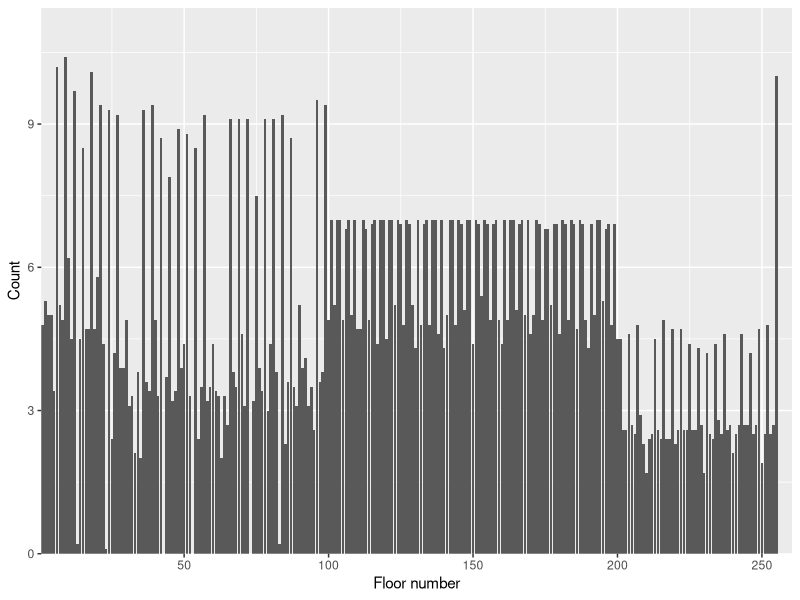
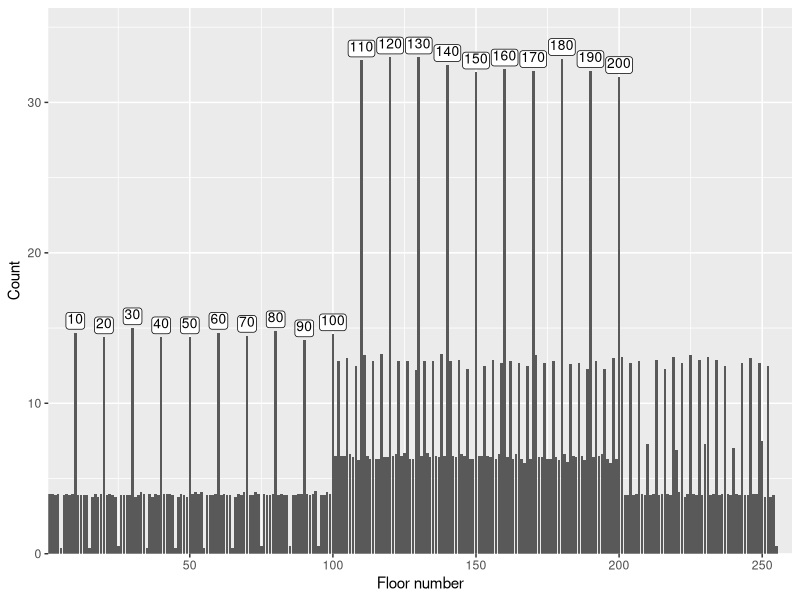
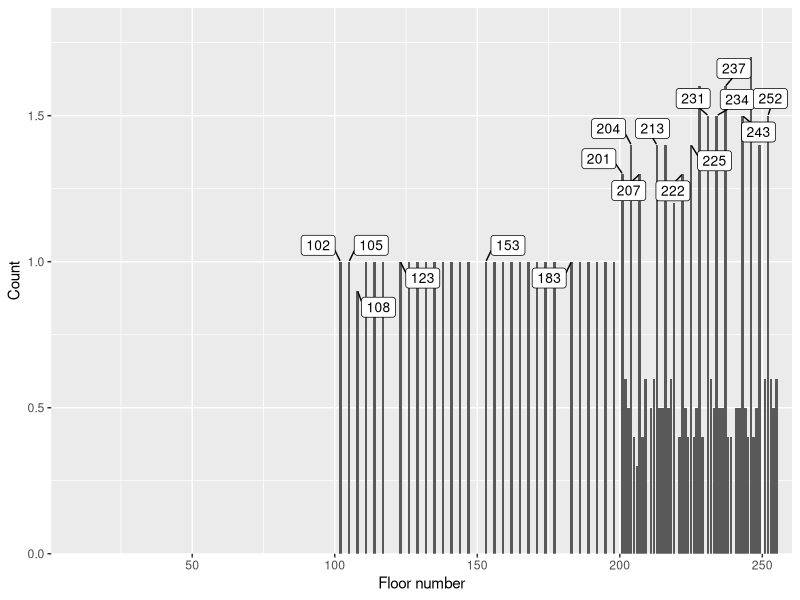
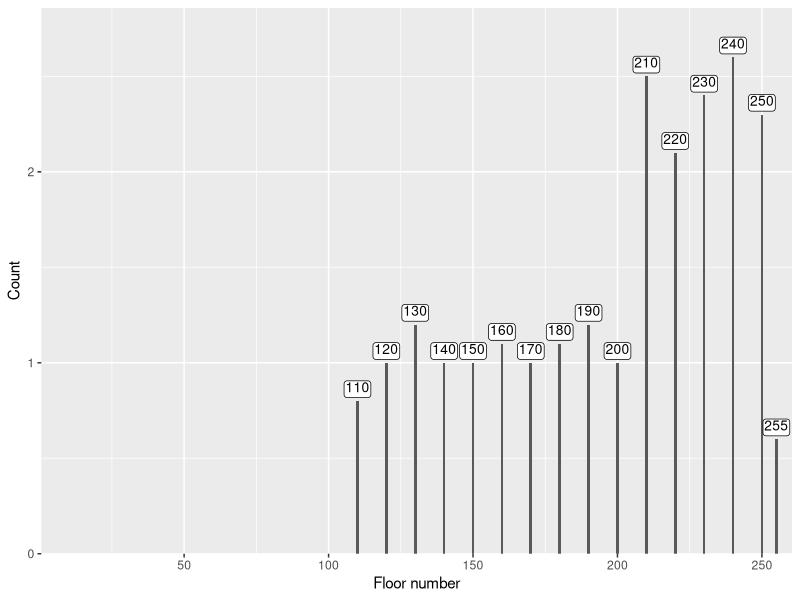
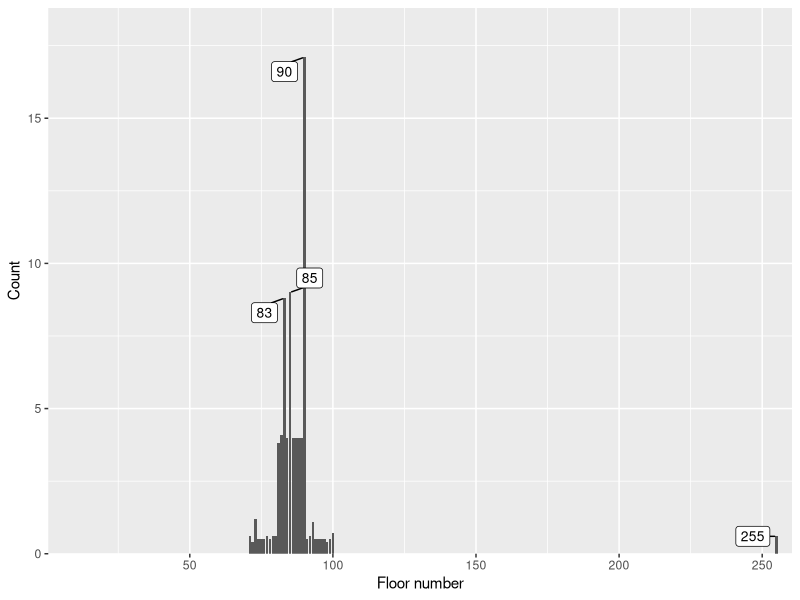
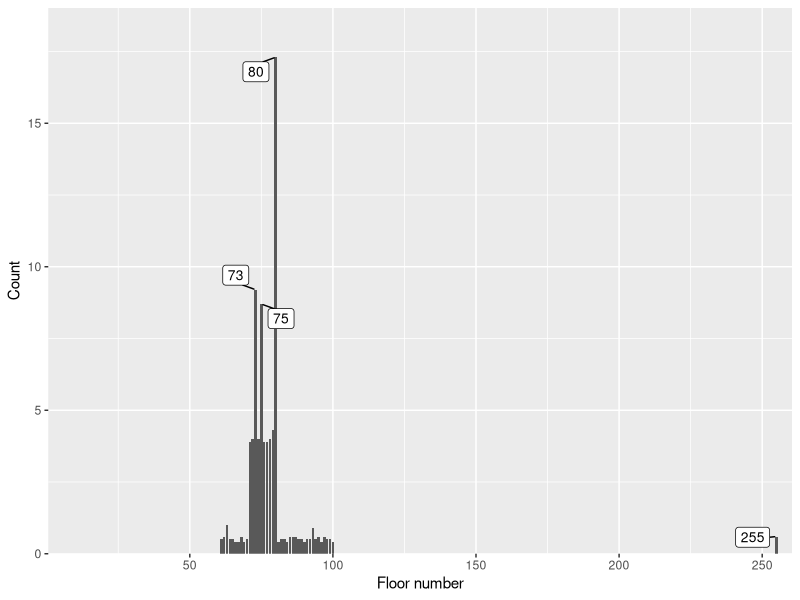
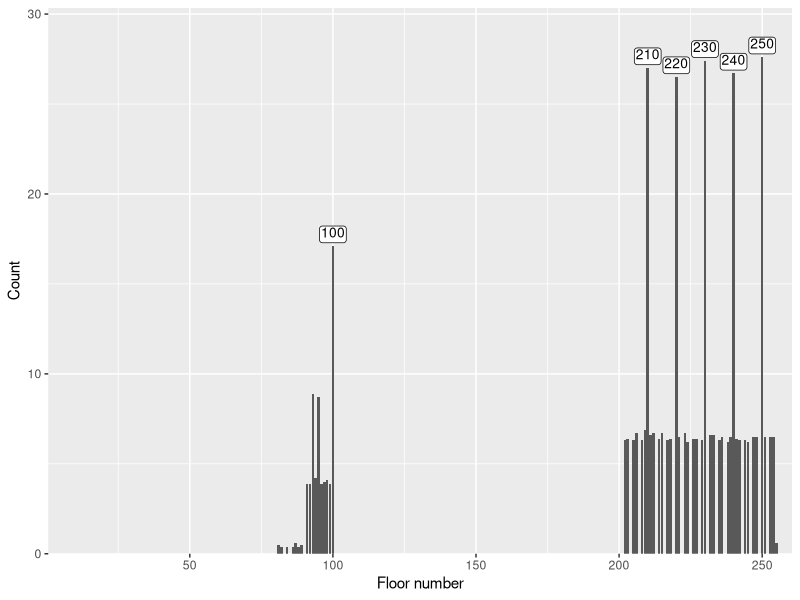
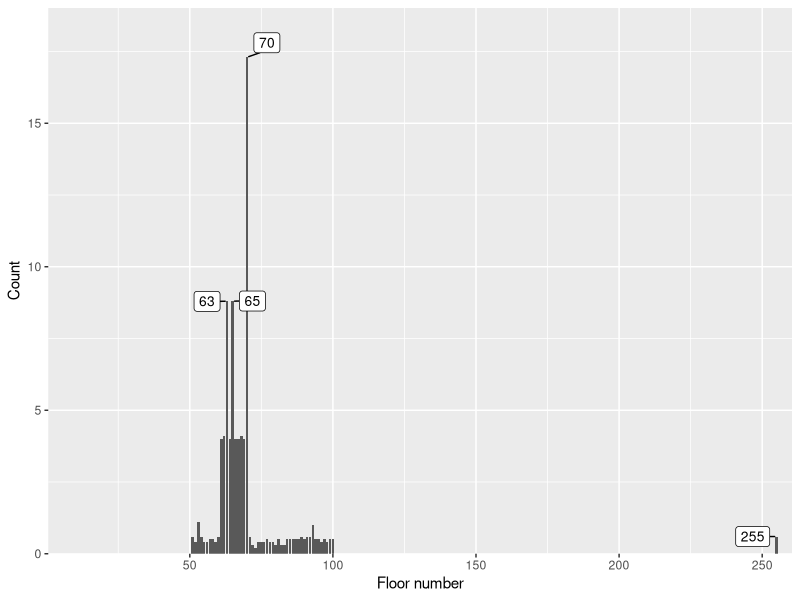

Recreate these plots in R, in order.
library(tidyverse)
library(ggplot2)
library(ggtext)
library(ggrepel)

dir.create("./documentation/mines/mine_data_2/plots")
mine <- read.csv("./documentation/mines/mine_data_2/mine_data_2.csv")

verify <- mine %>% count(floor_num)

col_names <- colnames(mine %>%
    summarise(across(where(is.numeric), sum)) %>%
    select(-c(
        attempt, mine_num, floor_num, no.rock, empty.tile,
        staircase.up
    )) %>%
    select(where(~ sum(.) > 0)))

mine <- mine %>%
    group_by(floor_num) %>%
    select(all_of(col_names), floor_num) %>%
    summarise(across(where(is.numeric), mean)) %>%
    mutate(across(where(is.numeric), round, 1))

for (col in col_names) {
    mine_item <- mine %>%
        select(col, floor_num) %>%
        mutate(
            lab = case_when(
                col == "alexandrite" ~
                    case_when(
                        get(col) > 0 ~ paste0(floor_num)
                    ),
                col == "diamond" ~
                    case_when(
                        get(col) > 15 ~ paste0(floor_num)
                    ),
                col == "down.stairs" ~
                    case_when(
                        get(col) > 20 & floor_num > 20 ~ paste0(floor_num)
                    ),
                col == "junk.ore" ~
                    case_when(
                        get(col) > 14 ~ paste0(floor_num)
                    ),
                col == "money.bag" ~
                    case_when(
                        get(col) > 50 ~ paste0(floor_num)
                    ),
                col == "lithograph" ~
                    case_when(
                        floor_num %% 50 == 0 ~ paste0(floor_num)
                    )
            ),
            lab2 = case_when(
                col == "black.grass" ~
                    case_when(
                        get(col) > 20 & get(col) < 30 ~ paste0(floor_num),
                        get(col) > 30 & floor_num %in% c(3, 6, 9, 12) ~
                            paste0(floor_num)
                    ),
                col == "agate" ~
                    case_when(
                        get(col) > 5 ~ paste0(floor_num),
                        floor_num == 255 ~ paste0(floor_num)
                    ),
                col == "amethyst" ~
                    case_when(
                        get(col) > 5 ~ paste0(floor_num),
                        floor_num == 255 ~ paste0(floor_num)
                    ),
                col == "emerald" ~
                    case_when(
                        get(col) > 5 ~ paste0(floor_num),
                        floor_num == 255 ~ paste0(floor_num)
                    ),
                col == "fluorite" ~
                    case_when(
                        get(col) > 5 ~ paste0(floor_num),
                        floor_num == 255 ~ paste0(floor_num)
                    ),
                col == "moon.stone" ~
                    case_when(
                        get(col) > 5 ~ paste0(floor_num),
                        floor_num == 255 ~ paste0(floor_num)
                    ),
                col == "peridot" ~
                    case_when(
                        get(col) > 5 ~ paste0(floor_num),
                        floor_num == 255 ~ paste0(floor_num)
                    ),
                col == "ruby" ~
                    case_when(
                        get(col) > 5 ~ paste0(floor_num),
                        floor_num == 255 ~ paste0(floor_num)
                    ),
                col == "sand.rose" ~
                    case_when(
                        get(col) > 5 ~ paste0(floor_num),
                        floor_num == 255 ~ paste0(floor_num)
                    ),
                col == "topaz" ~
                    case_when(
                        get(col) > 5 ~ paste0(floor_num),
                        floor_num == 255 ~ paste0(floor_num)
                    ),
                col == "pink.diamond" ~
                    case_when(
                        floor_num %in% c(
                            102, 123, 153, 183,
                            201, 204, 207, 213,
                            222, 225, 231, 234,
                            237, 243, 252, 105, 108
                        ) ~
                            paste0(floor_num)
                    ),
            )
        )

    ggplot(data = mine_item, mapping = aes(x = floor_num, label = lab)) +

        # The data
        geom_bar(aes(weight = get(col))) +
        scale_y_continuous(expand = expansion(mult = c(0, .1))) +
        scale_x_continuous(expand = expansion(mult = c(0, .02))) +

        # Text
        geom_richtext(
            data = subset(mine_item, !is.na(lab)),
            aes(y = get(col), label = lab),
            vjust = -0.2,
            size = 3.5,
            label.padding = unit(1, "pt"),
        ) +
        # Text (all)
        geom_label_repel(
            data = subset(mine_item, !is.na(lab2)),
            aes(y = get(col), label = lab2),
            size = 3.5,
            min.segment.length = 0,
            max.overlaps = 20
        ) +
        labs(y = "Count", x = "Floor number")

    ggsave(
        file = paste0("./documentation/mines/mine_data_2/plots/", col, ".png"),
        width = 10,
        height = 5,
        dpi = 300
    )
}
